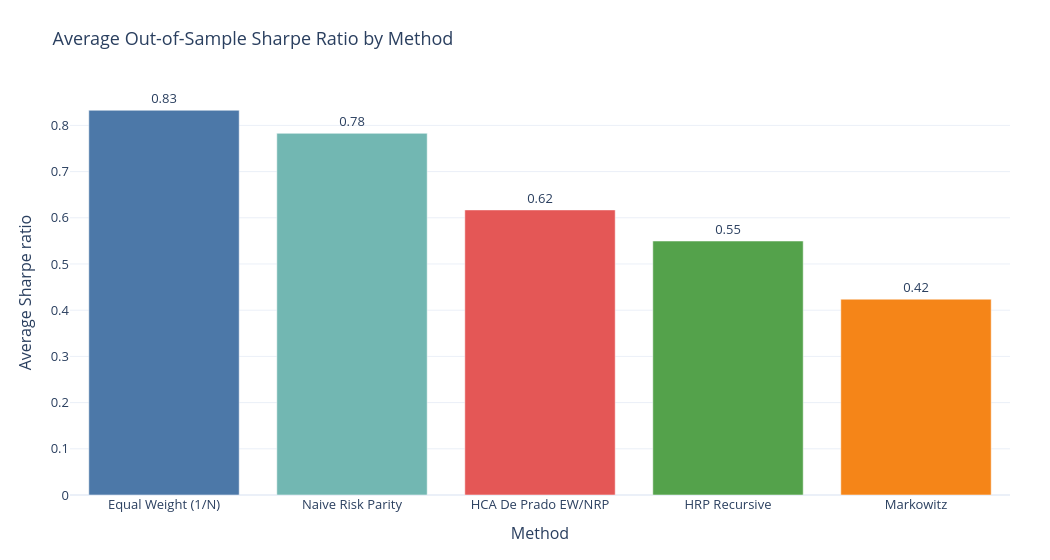

Notebook code for this chart:
### Markdown cell above
## Figure 1 - Average Sharpe By Method

This is the primary answer to: who wins on average?

### Code cell
fig1_data = (
    bt.groupby(["method", "method_label"], as_index=False)["sharpe_ratio"]
    .mean()
    .sort_values("sharpe_ratio", ascending=False)
)

fig_avg_sharpe = go.Figure(
    data=[
        go.Bar(
            x=fig1_data["method_label"],
            y=fig1_data["sharpe_ratio"],
            marker=dict(color=[PALETTE[m] for m in fig1_data["method"]]),
            text=[f"{v:.2f}" for v in fig1_data["sharpe_ratio"]],
            textposition="outside",
        )
    ]
)
fig_avg_sharpe.update_xaxes(title="Method")
fig_avg_sharpe.update_yaxes(title="Average Sharpe ratio")
apply_paper_layout(fig_avg_sharpe, title="Average Out-of-Sample Sharpe Ratio by Method", height=560)
save_figure(fig_avg_sharpe, "figure_01_average_sharpe_by_method.html")

### Figure 1 — Plotly figure (JSON) as saved in the notebook; plotly's stock layout.template omitted (floating-point values rounded to 4 significant figures)
{"data": [{"marker": {"color": ["#4C78A8", "#72B7B2", "#E45756", "#54A24B", "#F58518"]}, "text": ["0.83", "0.78", "0.62", "0.55", "0.42"], "textposition": "outside", "type": "bar", "x": ["Equal Weight (1/N)", "Naive Risk Parity", "HCA De Prado EW/NRP", "HRP Recursive", "Markowitz"], "y": [0.8327, 0.7828, 0.617, 0.5497, 0.4238]}], "layout": {"font": {"size": 13}, "height": 560, "legend": {"orientation": "h", "x": 0, "xanchor": "left", "y": 1.02, "yanchor": "bottom"}, "margin": {"b": 65, "l": 70, "r": 40, "t": 90}, "paper_bgcolor": "white", "plot_bgcolor": "white", "title": {"text": "Average Out-of-Sample Sharpe Ratio by Method"}, "width": 1050, "xaxis": {"title": {"text": "Method"}}, "yaxis": {"title": {"text": "Average Sharpe ratio"}}}}
